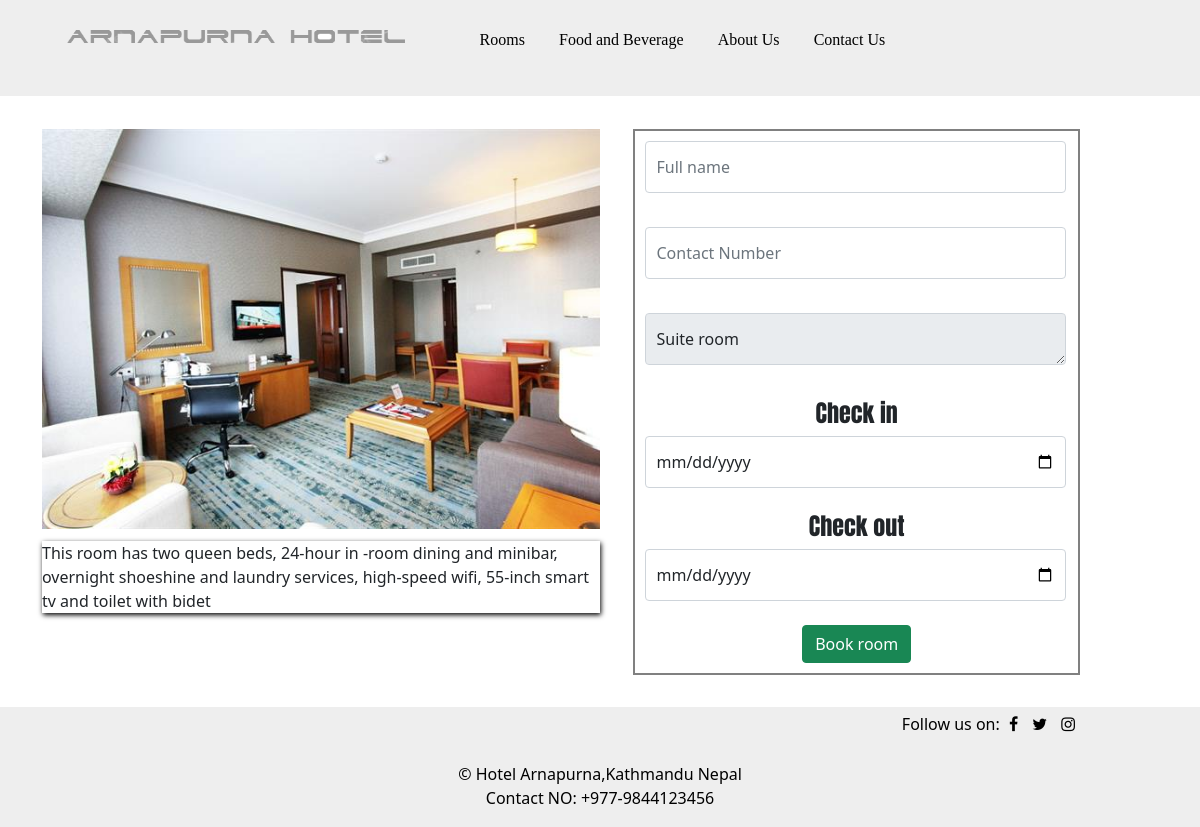
Page /room/3 on the committed database.
### Room/models.py (models this page shows, shortened)
class ImagePost(models.Model):
    caption = models.CharField(max_length=50)
    description = models.CharField(max_length=200)
    image = models.FileField(upload_to='db.sqlite3', blank = True)#file will be saved to MEDIA_ROOT / db.sqlite3(pathname) / 2021#Media_root is for server path to store files in the computer.

### Room/views.py (the view, shortened to what this page needs)
# urls.py: path('room/<int:image_id>', views.details, name="details"),
def details(request, image_id):
    theta_image = get_object_or_404(ImagePost, pk=image_id)#get_object_or_404 get objects based on primary key,each objects in databse has number assigned to primary key
    return render(request, 'room/detail.html',{"theta_image":theta_image})

### Room/templates/room/detail.html (shortened to what this page needs)
{% extends "room/base.html" %}
{% block content %}
<div class="collect">
    <div class="detailfooter">
        <img src={{theta_image.image.url}} alt="picture" width="100%" height="400">
        <p>{{theta_image.description}}</p>
    </div>
        <div class="page-forms">
            <form id="reserve" action="{{x.id}}" method="post">
                <input type="text" name="fullname" id="fullname" class="form-control" placeholder="Full name" required><br>
                <input type="number" name="contact" id="contact" class="form-control" placeholder="Contact Number" required><br>
                <textarea type="text" name="room" class="form-control" placeholder="Select Room" rows="1" readonly >{{theta_image.caption}}</textarea><br>
                <h4>Check in</h4>
                <input type="date" name="checkin" id="checkin" class="form-control" placeholder="" required><br>
                <h4>Check out</h4>
                <input type="date" name="checkout" id="checkout" class="form-control" placeholder="P" required ><br>
                <button type="submit" class="btn btn-success" onclick="btnsub()" style="margin-bottom: 10px;">Book room</button>
            </form>
        </div>
</div>
{% endblock content %}

### Room/static/blog/main.css (style rules this page uses)
* { margin: 0px; padding: 0px; box-sizing: border-box; }
body { background-color: white; }

### Room/templates/room/detail.html (style rules this page uses)
.collect { display: flex; }
.page-forms { height: 50%; width: 40%; text-align: center; font-size: 16px; margin-top: 3%; border: 2px solid gray; }
.page-forms h4 { font-family: 'Anton', sans-serif; }
.form-control { width: 95%; margin-left: 10px; padding: 10px; box-sizing: border-box; outline: none; transition: all ease; line-height: 30px; }
.form-control[type="text"] { margin: 10px; }
.detailfooter { margin-bottom: 7%; }
.detailfooter { margin-top: 3%; padding-bottom: 20px; width: 50%; margin-right: 3%; }
.detailfooter p { margin-top: 2%; box-shadow: 1px 2px 5px black; width: 100%; }

### rows in the picture
ImagePost: image (picture), description "This room has two queen beds, 24-hour in -room dining and minibar, overnight shoeshine and laundry services, high-speed wifi, 55-inch smart tv and toilet with bidet", room "Suite room"
